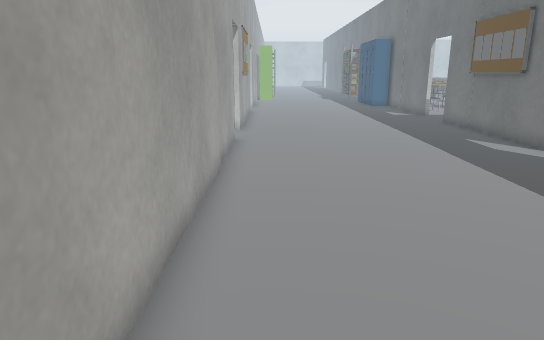
view 1 (above)

22 first-person views from a walk through a 3-D level made in the Unity game engine. The camera is 1.3 m above the floor, tilts 14° down and sees 70° across. The floor is counted in squares, 0.5 m on a side. Each view is taken from the middle of a square. On the plan, view 1 faces up. The plan holds only what a view shows up to about 20 squares ahead; the rest is blank. The place goes on beyond the plan. Door leaves are left out, so doorways stand open. Some surface patterns are stand-ins.

view 2
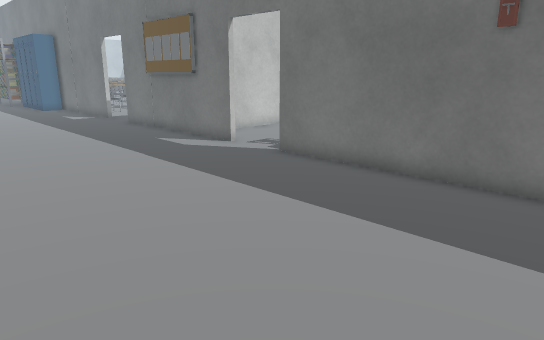

view 3
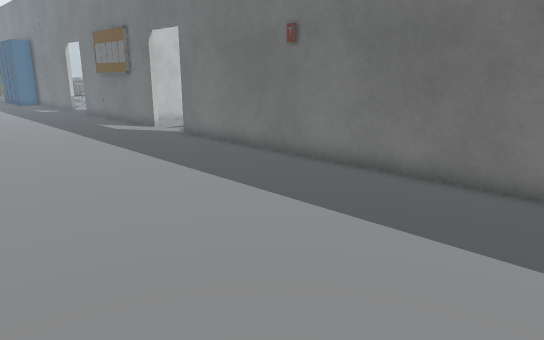

view 4
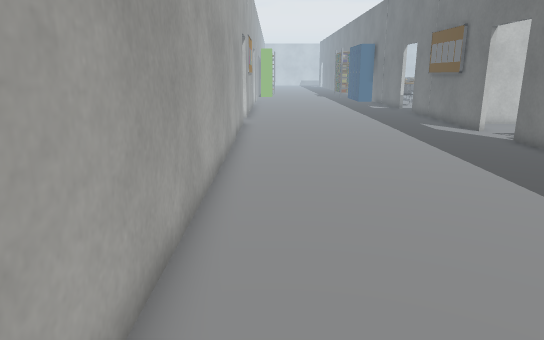

view 5
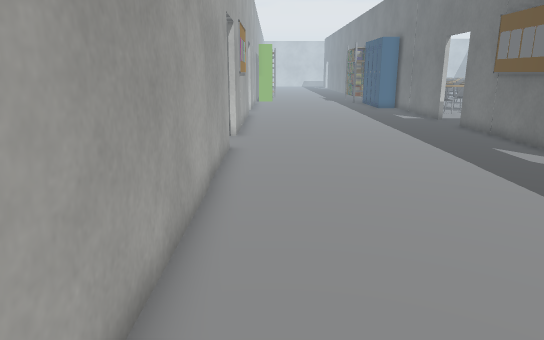

view 6
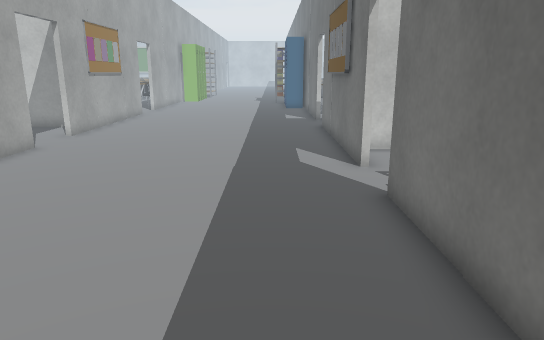

view 7
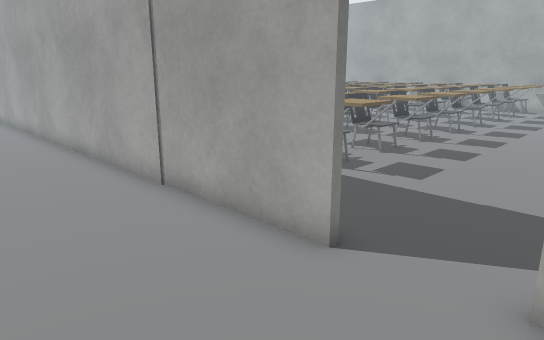

view 8
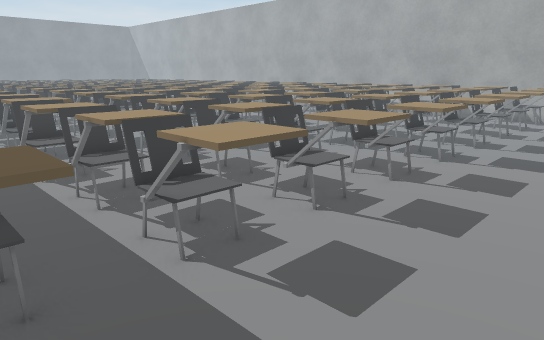

view 9
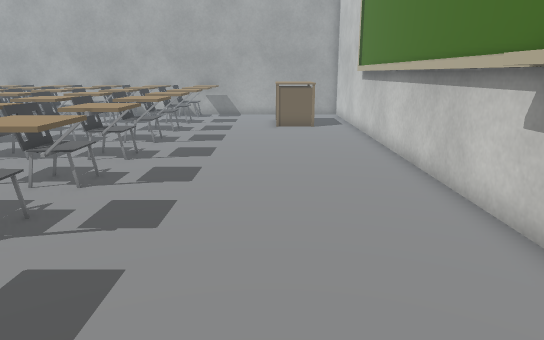

view 10
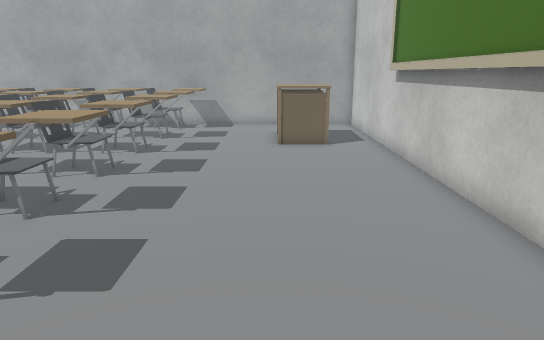

view 11
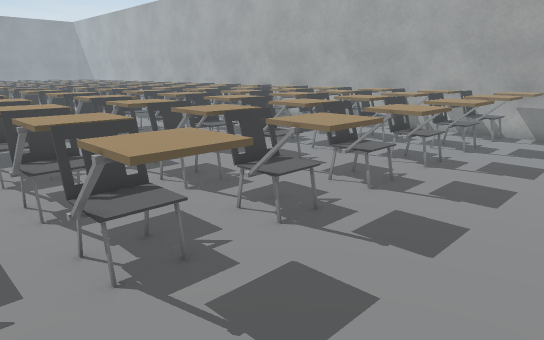

view 12
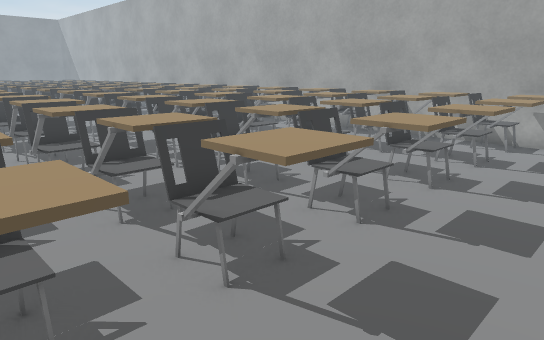

view 13
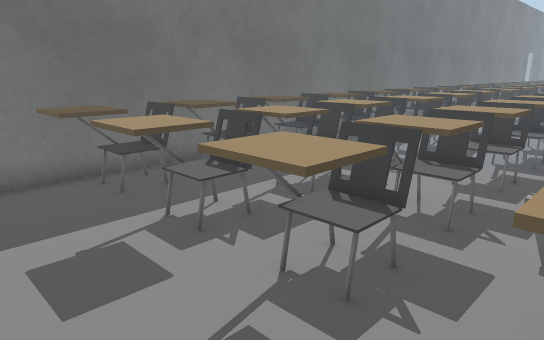

view 14
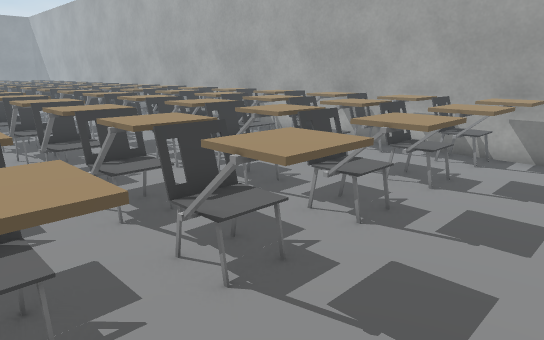

view 15
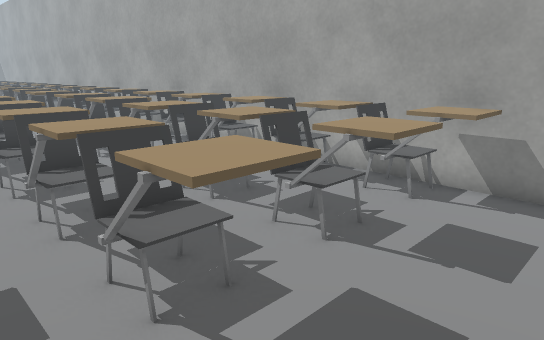

view 16
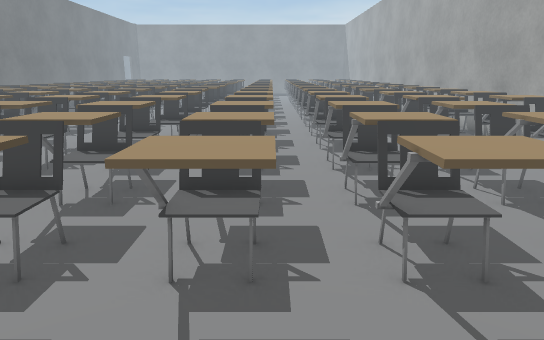

view 17
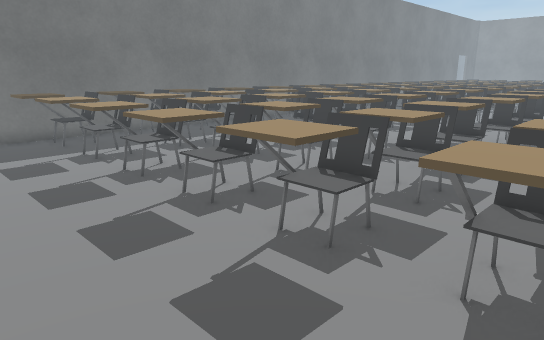

view 18
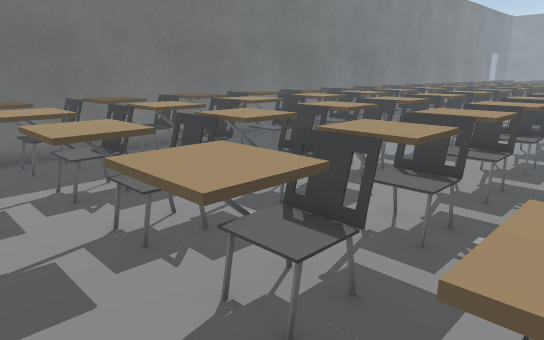

view 19
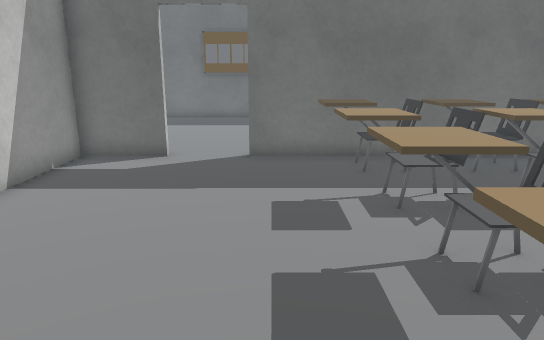

view 20
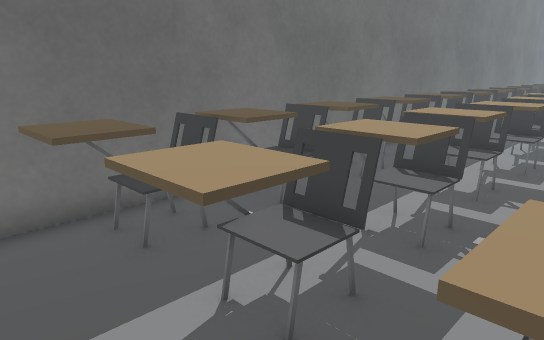

view 21
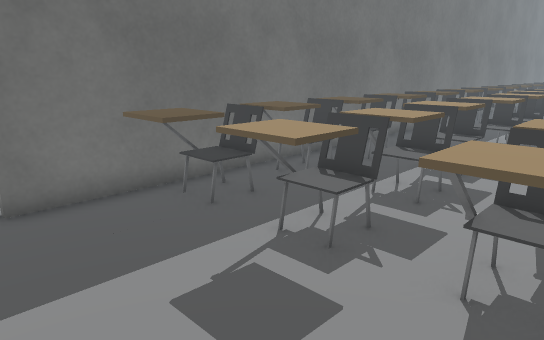

view 22
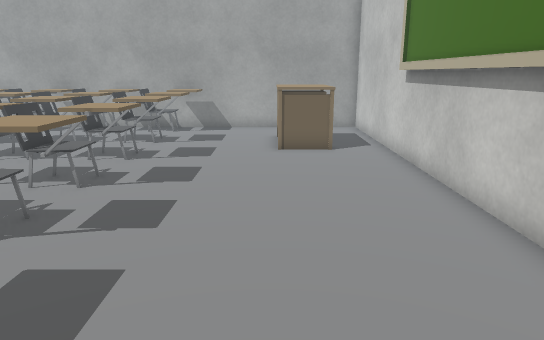

### Floor plan
Points are (right, up) in squares from view 1. A wall is a line through its corners. A room is listed if a view was taken in it or the views show most of it. See-through windows are left out.
Room 1 (views 1, 2, 3, 4, 5, 6, 7)
walls: (9.5, 12.8) (9.5, 21.8); (-1.5, 15.8) (-1.5, -5.2); (-1.5, 21.5) (-1.5, 18.2); (9.5, -3.5) (9.5, 10.2)
ways out: open door at (-1.5, 17) to room 2; open door at (10, 12); open door at (10, 22)
objects: other object (-2, 21) to (-1, 22); other object (9, 15) to (9, 19)
Room 2 (views 8, 9, 10, 11, 12, 13, 14, 15, 16, 17, 18, 19, 20, 21, 22)
walls: (-8, 20.4) (-9, 20.4); (-8.8, 20.9) (-21.2, 20.9); (-8.5, 21.2) (-28.3, 21.2) (-28.3, -4.2); (-1.8, 18.2) (-1.8, 21.2) (-5.5, 21.2); (-1.8, -5.5) (-1.8, 15.8)
ways out: open door at (-1.5, 17) to room 1
objects: other object (-28, -5) to (-26, -4); chair (-28, -2) to (-26, -1); chair (-28, 1) to (-26, 2); chair (-28, 4) to (-26, 5); chair (-28, 7) to (-26, 8); chair (-28, 10) to (-26, 11); chair (-28, 13) to (-26, 14); other object (-25, -5) to (-23, -4); chair (-25, -4); chair (-25, -2); chair (-25, -1) to (-23, 2); chair (-25, 3) to (-23, 5); chair (-25, 5); chair (-25, 7); chair (-25, 8) to (-23, 11); chair (-25, 12) to (-23, 14); table (-25, 17) to (-22, 19); chair (-23, -1); chair (-23, 8); other object (-22, -5) to (-21, -5); chair (-22, -3) to (-21, -1); chair (-22, 0) to (-20, 2); chair (-22, 3) to (-20, 5); chair (-22, 6) to (-20, 8); chair (-22, 9) to (-20, 11); chair (-22, 12) to (-20, 14); other object (-19, -5) to (-18, -5); chair (-19, -2) to (-18, -1); chair (-19, 0) to (-17, 2); chair (-19, 3) to (-17, 5); chair (-19, 6) to (-17, 8); chair (-19, 9) to (-17, 11); chair (-19, 12) to (-17, 14); other object (-16, -5) to (-14, -4); chair (-16, -4); chair (-16, -2); chair (-16, -1) to (-14, 2); chair (-16, 3) to (-14, 5); chair (-16, 5); chair (-16, 7); chair (-16, 8) to (-14, 11); chair (-16, 12) to (-14, 14); chair (-14, -1); chair (-14, 8); other object (-13, -5) to (-13, -4); chair (-13, -3) to (-12, -1); chair (-13, 0) to (-12, 2); chair (-13, 3) to (-12, 5); chair (-13, 6) to (-12, 8); chair (-13, 9) to (-11, 11); chair (-13, 12) to (-11, 14); other object (-10, -5) to (-9, -4); chair (-10, -2) to (-9, -1); chair (-10, 0) to (-8, 2); chair (-10, 3) to (-8, 5); chair (-10, 6) to (-8, 8); chair (-10, 9) to (-8, 11); chair (-10, 12) to (-8, 14); other object (-7, -5) to (-5, -4); chair (-7, -4); chair (-7, -2); chair (-7, -1) to (-6, 2); chair (-7, 3) to (-5, 5); chair (-7, 5); chair (-7, 7); chair (-7, 8) to (-5, 11); chair (-7, 12) to (-5, 14); chair (-5, -1); chair (-5, 8); other object (-4, -5) to (-3, -4); chair (-4, -3) to (-3, -1); chair (-4, 0) to (-3, 2); chair (-4, 3) to (-3, 5); chair (-4, 6) to (-3, 8); chair (-4, 9) to (-3, 11); chair (-4, 12) to (-3, 14)

Where each view was taken, in squares from view 1:
view 1: 0 up, 0 right, facing up
view 2: 1 up, 0 right, facing up-right
view 3: 5 down, 0 right, facing up-right
view 4: 5 down, 0 right, facing up
view 5: 2 up, 0 right, facing up
view 6: 2 up, 7 right, facing up
view 7: 19 up, 3 right, facing down-left
view 8: 17 up, 3 left, facing down-left
view 9: 17 up, 3 left, facing left
view 10: 17 up, 8 left, facing left
view 11: 17 up, 10 left, facing down-left
view 12: 16 up, 12 left, facing down-left
view 13: 16 up, 12 left, facing down-right
view 14: 16 up, 15 left, facing down-left
view 15: 16 up, 19 left, facing down-left
view 16: 17 up, 19 left, facing down
view 17: 17 up, 19 left, facing down-right
view 18: 15 up, 15 left, facing down-right
view 19: 15 up, 14 left, facing right
view 20: 15 up, 9 left, facing down-right
view 21: 17 up, 10 left, facing down-right
view 22: 17 up, 9 left, facing left
